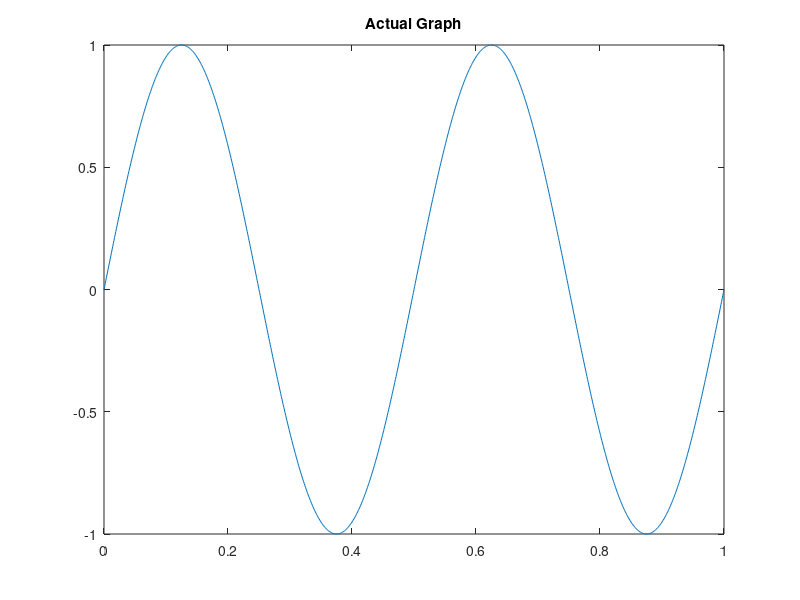
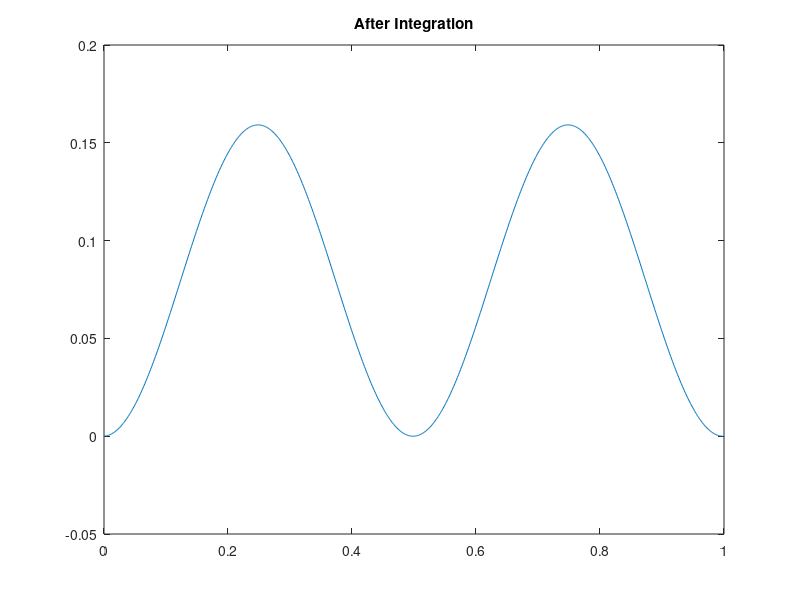

MATLAB code to generate these figures, in order:
clc
clear all
% Specifying the time variable
st = 0; % Initial Value
inc = 0.001; % Increment
en = 1; % Final Value
t = st:inc:en;
y = sin(2*pi*2*t); % Generating the sine function
figure(1)
plot(t,y)
title('Actual Graph')
x = 0; % Initializing a vector to store the result
y1 = zeros(1,(length(t)-1));
% Performing Integration
for i = 1:(length(t)-1)
x = x + (y(1,i+1)*inc); % Performing cumulative summation to get the
... total area under the curve
y1(1,i) = x;
end
x
t1 = st:inc:(en-inc);
figure(2)
plot(t1,y1)
title('After Integration')